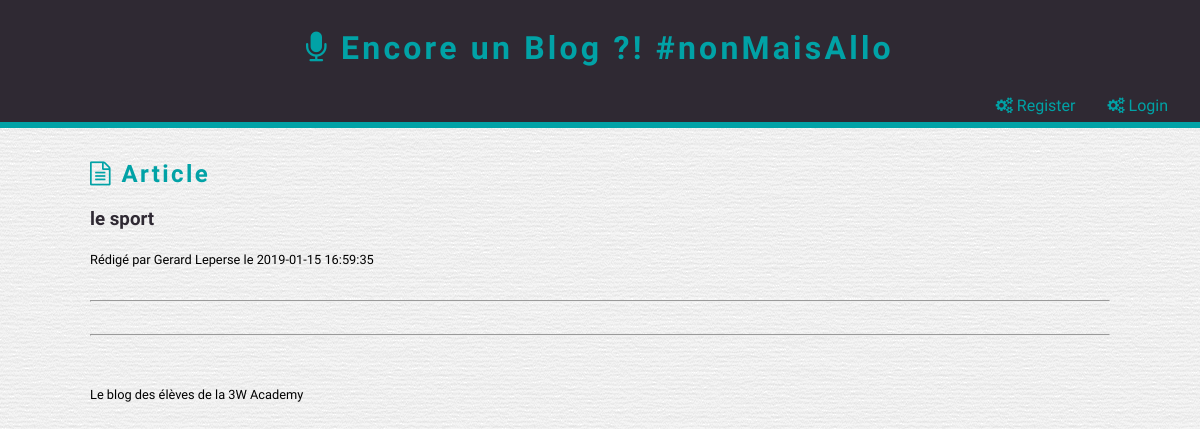
/show_post.php?id=8, run on the app's committed database.
### tables this page shows
CREATE TABLE `Post` (
  `Id` int(11) NOT NULL,
  `Title` varchar(100) NOT NULL,
  `Contents` text NOT NULL,
  `CreationDate` datetime NOT NULL,
  `Author_Id` int(10) NOT NULL,
  `Category_Id` int(10) NOT NULL
);

CREATE TABLE `Author` (
  `Id` int(11) NOT NULL,
  `FirstName` varchar(100) NOT NULL,
  `LastName` varchar(100) NOT NULL
);

### show_post.php (called while the page is built, shortened)
<?php
include 'application/bdd_connection.php';
$query = $pdo->prepare(
	' SELECT
            Post.Id,
            Title,
            Contents,
            CreationDate,
            FirstName,
            LastName
        FROM
            Post
        INNER JOIN
            Author
        ON
            Post.Author_Id = Author.Id
        WHERE
            Post.Id = ?'
	);
$query->execute( [ $_GET['id'] ] );
$post = $query->fetch(PDO::FETCH_ASSOC);
include 'layout.phtml';
?>

### www/show_post.phtml (the view, shortened to what this page needs)
<h2><i class="fa fa-file-text-o"></i> Article</h2>
<section class="post">
    <h3><?= htmlspecialchars($post['Title']) ?></h3>
    <small>
        Rédigé par <?= htmlspecialchars($post['FirstName']) ?> <?= htmlspecialchars($post['LastName']) ?>
        le <?= htmlspecialchars($post['CreationDate']) ?>
    </small>
</section>
<hr>
<hr>

### css/blog-main.css (style rules this page uses)
* { box-sizing: border-box; }
hr { margin-bottom: 2em; margin-top: 2em; }

### css/blog-theme.css (style rules this page uses)
body { background: url('../images/theme/paper.png') repeat; font-family: 'Dosis', sans-serif; }
h1, h2 { color: #01A2A6; letter-spacing: 0.1em; }
.post { list-style-type: none; }
.post h3 { color: #2F2933; }

### data on the page
post: Title "le sport", Author_Id.FirstName "Gerard", Author_Id.LastName "Leperse", CreationDate "2019-01-15 16:59:35"
